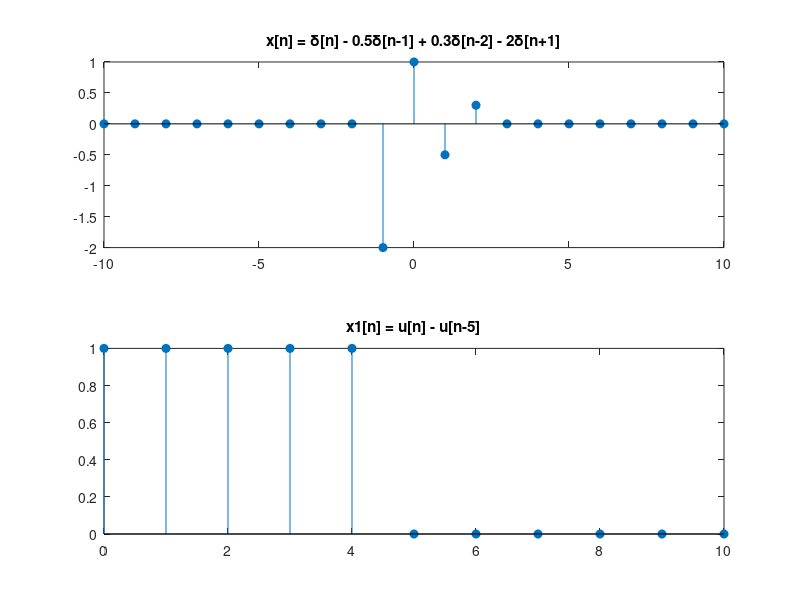
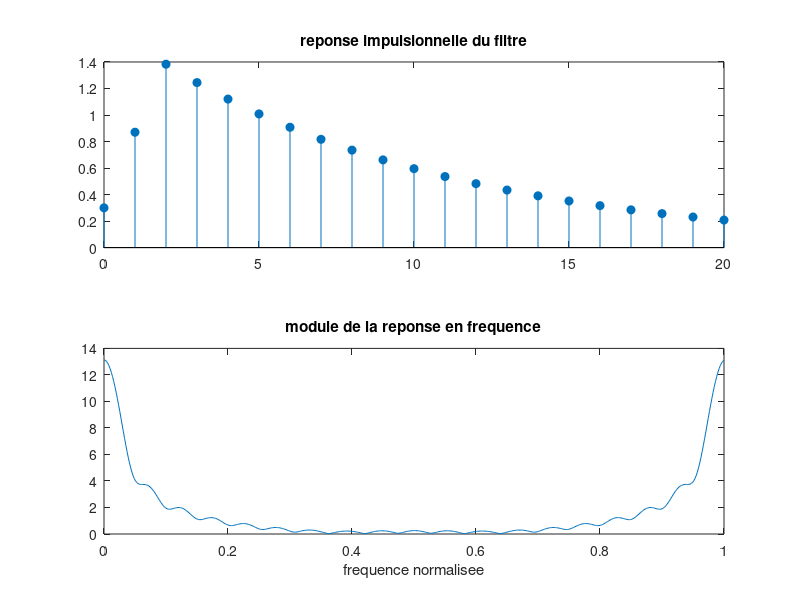
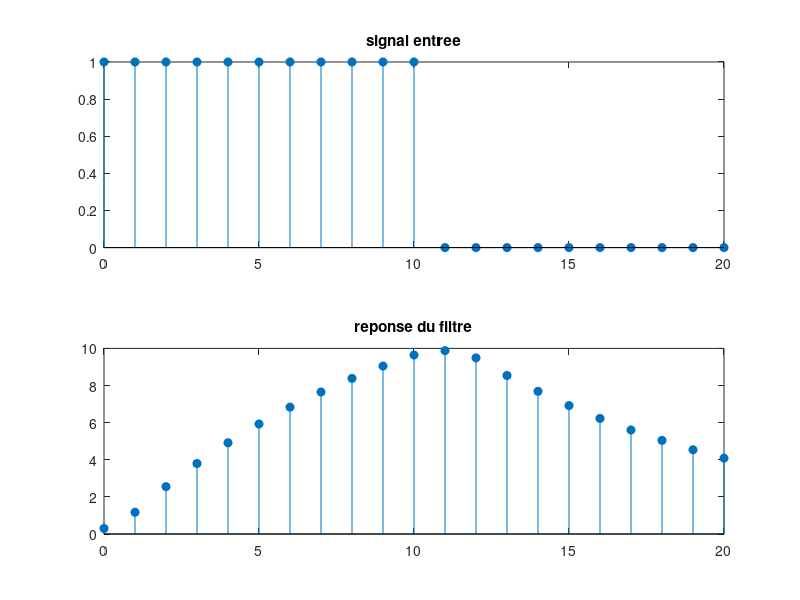
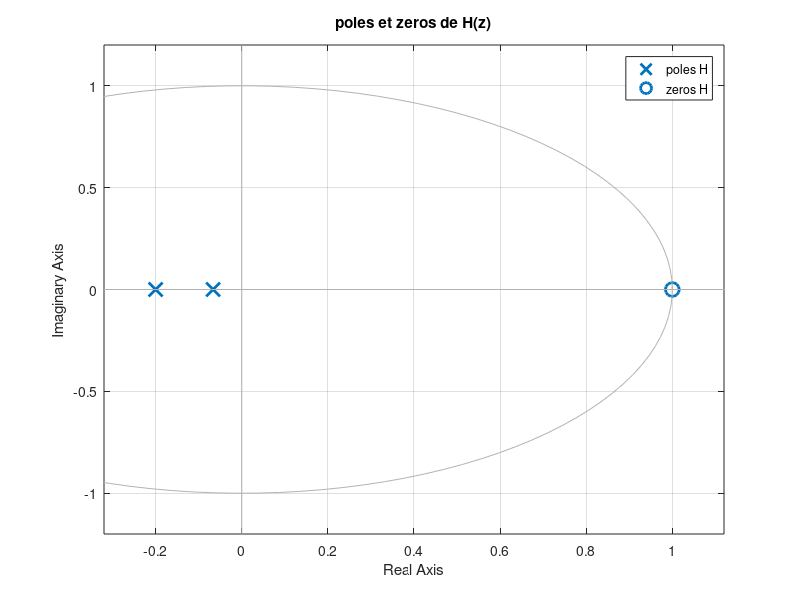

Write MATLAB code to recreate these figures, in order. (Note: this script raises an error after producing the figures.)
%@hugop%

%% exercice 1a
clear; close all; clc
disp("exercice 1a")

n = -10:10;
x = zeros(size(n));
x(n==0)  = 1;
x(n==1)  = -0.5;
x(n==2)  = 0.3;
x(n==-1) = -2;

subplot(2,1,1); stem(n, x, 'filled');
title("x[n] = δ[n] - 0.5δ[n-1] + 0.3δ[n-2] - 2δ[n+1]")
disp("x[n] est un signal fini avec un pic en n=0 et une anti-réponse en n=-1")
disp("il s agit d un signal de type reponse impulsionnelle modifiée")


%% exercice 1b
disp("exercice 1b")

n1 = 0:10;
x1 = ones(size(n1));
x1(n1 >= 5) = 0;

subplot(2,1,2); stem(n1, x1, 'filled');
title("x1[n] = u[n] - u[n-5]")
disp("x1[n] est un échelon de longueur 5 de n=0 à n=4")
disp("ce type de signal peut être utilisé pour tester la réponse d un système à une excitation constante")

%% exercice 2a
disp("exercice 2a")

n = 0:20;
x = [1 zeros(1,20)];
b = [0.3 0.6 0.6];
a = [1 -0.9];
y = filter(b, a, x);

figure;
subplot(2,1,1); stem(n, y, 'filled');
title("reponse impulsionnelle du filtre")

%% exercice 2b c sans freqz (fft à la place)
disp("exercice 2b ")
disp("exercice 2c ")
nfft = 512;
Y = fft(y, nfft);
f = linspace(0, 1, nfft); % fréquence normalisée

subplot(2,1,2); plot(f, abs(Y));
title("module de la reponse en frequence"); xlabel("frequence normalisee")

%% exercice 2d
disp("exercice 2d")

n = 0:20;
x2 = zeros(size(n));
x2(n <= 10) = 1;
y2 = filter(b, a, x2);

figure;
subplot(2,1,1); stem(n, x2, 'filled'); title("signal entree")
subplot(2,1,2); stem(n, y2, 'filled'); title("reponse du filtre")
disp("la reponse impulsionnelle du filtre decroit progressivement ce qui indique une stabilite")
disp("le module de la reponse en frequence est faible au centre et fort sur les bords")
disp("le filtre est donc un passe haut")
disp("la sortie pour un echantillon constant montre une reponse transitoire et un retour a 0")
disp("le filtre est causal car y[n] ne depend que de valeurs passees")
disp("le filtre est stable car la reponse impulsionnelle est absolument sommable")

%% exercice 3a
disp("exercice 3a")

num = [1 -1];
den = [75 20 1];
H = tf(num, den, -1);

figure;
pzmap(H);
title("poles et zeros de H(z)")

%% exercice 3b
disp("exercice 3b")

figure;
impulse(H);
title("reponse impulsionnelle de H(z)")

%% exercice 3c
disp("exercice 3c")

figure;
bodeplot(H);
title("reponse en frequence de H(z)")
disp("le plan des poles montre deux poles reel negatifs dans le cercle unite")
disp("le filtre est donc stable")
disp("la reponse impulsionnelle est breve donc le filtre est d ordre faible")
disp("la reponse en frequence montre une pente ascendante en magnitude donc comportement passe haut")
disp("le filtre est causal car defini par une fonction de transfert rationnelle avec retards positifs")
